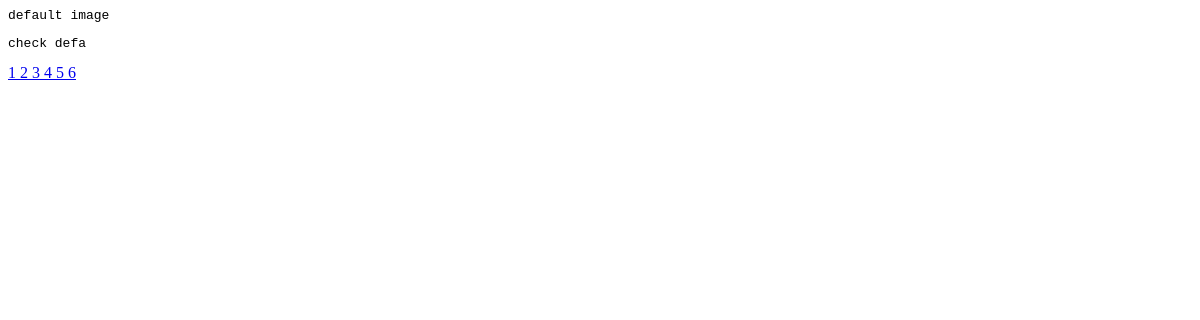
The page /xxx/3/ on the database as committed earlier.
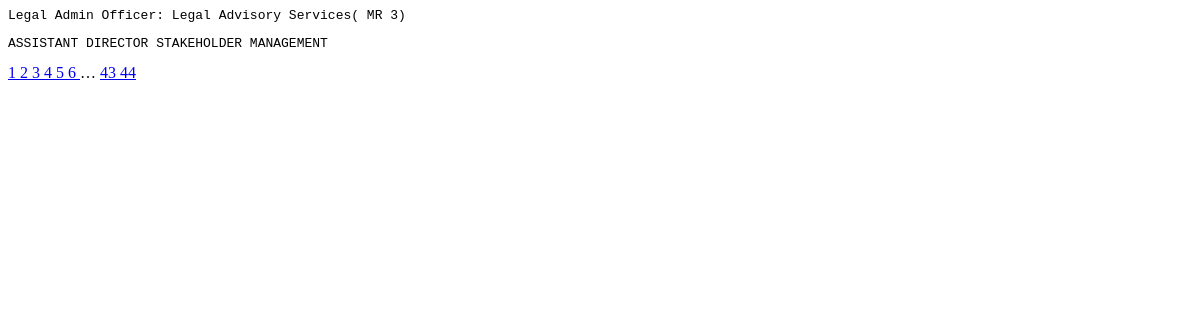
The same page on the database as committed later.
### base/models.py (models this page shows, shortened)
class Job(models.Model):
    title = models.CharField(max_length=200)
    description = models.TextField(null=True, blank=True)
    location  = models.CharField(max_length=200,null=True,blank=True)
    salary  = models.CharField(max_length=200,null=True,blank=True)
    remotePosition  = models.BooleanField(null=True,blank=True)
    jobType  =  models.ForeignKey(JobTypes,on_delete=models.SET_NULL,null=True,blank=True)
    jobCategory  =  models.ForeignKey(JobCategories,on_delete=models.SET_NULL,null=True,blank=True)
    positionFilled  = models.BooleanField(null=True,blank=True)
    featuredListing  = models.BooleanField(null=True,blank=True)
    importantInformation  = models.CharField(max_length=200,null=True,blank=True)
    expiryDate  = models.DateField(null=True, blank=True)
    applicationLinkOrEmail  = models.CharField(max_length=200)
    created = models.DateTimeField(auto_now_add=True)
    updated = models.DateTimeField(auto_now_add=True)
    companyname = models.CharField(max_length=200)
    seodescription = models.TextField(null=True, blank=True)
    companylogo = models.ImageField(null=True,blank=True,default="logo.png")
    companylogoexternal = models.URLField(null=True, blank=True)
    class Meta:
        ordering = ['-updated','-created']
    def __str__(self) :
        return self.title

### base/views.py (the view)
# urls.py: path('xxx/<int:page>/',views.xxx,name="xxx"),
def xxx(request, page):
    jobs = Job.objects.all()
    paginator = Paginator(jobs, per_page=2)
    page_object = paginator.get_page(page)
    page_object.adjusted_elided_pages = paginator.get_elided_page_range(page)
    context = {"page_obj": page_object}
    return render(request, "base/xxx.html", context)

### base/templates/base/xxx.html
{% for kw in page_obj %}
<pre>{{kw}}</pre>
{% endfor %}
{% for page_number in page_obj.adjusted_elided_pages %}
{% if page_number == page_obj.paginator.ELLIPSIS %}
    {{page_number}}
{% else %}
    <a
        href="{% url 'xxx' page_number %}"
        class="{% if page_number == page_obj.number %}current{% endif %}"
    >
        {{page_number}}
    </a>
{% endif %}
{% endfor %}

Rows that differ between the two databases and show on the page:
no longer on this page (row edited): Job: title "default image"
no longer on this page (row edited): Job: title "check defa"
added Job: title "Legal Admin Officer: Legal Advisory Services( MR 3)"
added Job: title "ASSISTANT DIRECTOR STAKEHOLDER MANAGEMENT"
Other text that changed with them:
new list line: "43"
new list line: "44"
